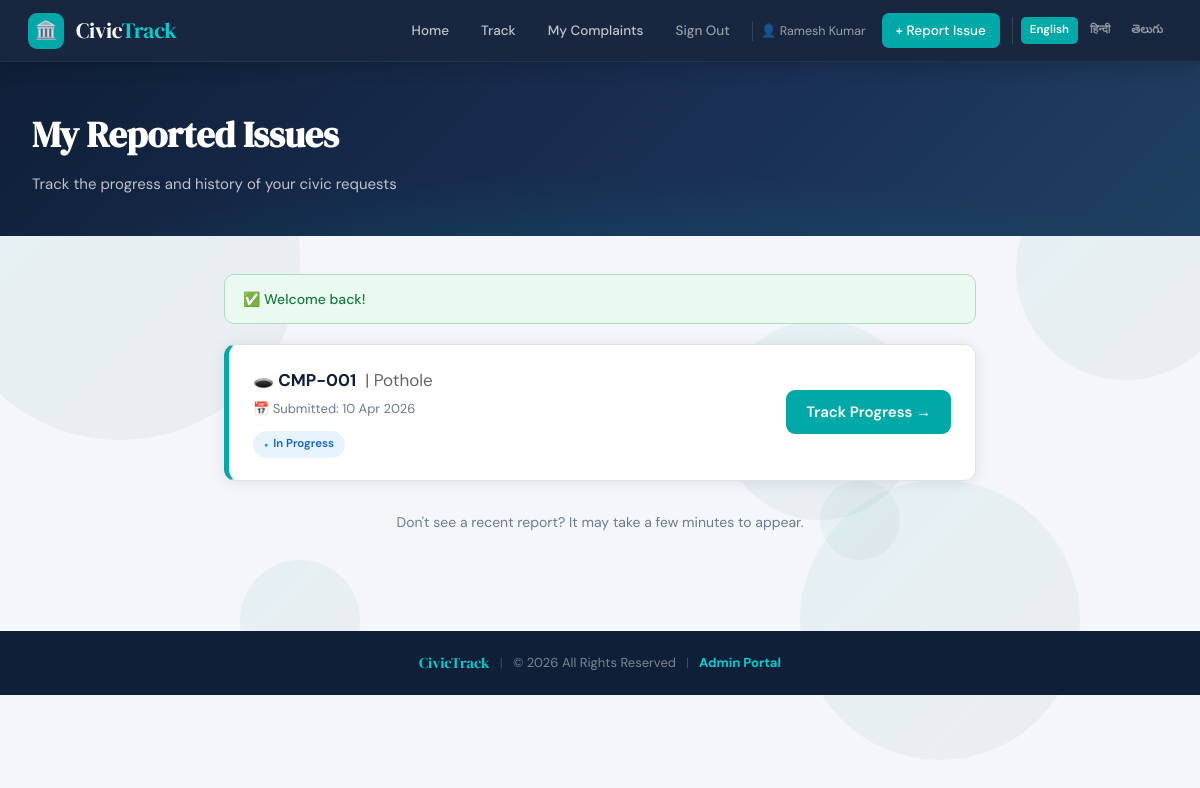
The page /citizen/my_complaints.php (signed in) on the database its author committed.
### tables this page shows
CREATE TABLE `complaints` (
  `id` int NOT NULL,
  `complaint_id` varchar(20) NOT NULL,
  `type` varchar(120) NOT NULL,
  `description` text NOT NULL,
  `ward` varchar(255) DEFAULT NULL,
  `address` varchar(300) NOT NULL,
  `landmark` varchar(180) DEFAULT NULL,
  `lat` decimal(10,7) DEFAULT NULL,
  `lng` decimal(10,7) DEFAULT NULL,
  `priority` enum('High','Medium','Low') NOT NULL DEFAULT 'Medium',
  `status` enum('Pending','In Progress','Resolved','Escalated') NOT NULL DEFAULT 'Pending',
  `citizen_name` varchar(120) NOT NULL,
  `citizen_phone` varchar(15) NOT NULL,
  `citizen_id` int DEFAULT NULL,
  `image_path` varchar(350) DEFAULT NULL,
  `submitted_at` datetime NOT NULL DEFAULT CURRENT_TIMESTAMP,
  `updated_at` datetime NOT NULL DEFAULT CURRENT_TIMESTAMP ON UPDATE CURRENT_TIMESTAMP
);

### includes/auth.php (called while the page is built, shortened)
<?php
function citizenId(): int {
    return (int)($_SESSION['citizen_id'] ?? 0);
}

### includes/db.php (called while the page is built, shortened)
<?php
class DB {
    private static ?PDO $instance = null;
    public static function get(): PDO {
        if (self::$instance === null) {
            $dsn = sprintf(
                'mysql:host=%s;dbname=%s;charset=%s',
                DB_HOST, DB_NAME, DB_CHARSET
            );
            try {
                self::$instance = new PDO($dsn, DB_USER, DB_PASS, [
                    PDO::ATTR_ERRMODE            => PDO::ERRMODE_EXCEPTION,
                    PDO::ATTR_DEFAULT_FETCH_MODE => PDO::FETCH_ASSOC,
                    PDO::ATTR_EMULATE_PREPARES   => false,
                ]);
            } catch (PDOException $e) {
                die('<div style="font-family:sans-serif;padding:40px;color:#c0392b">
                    <h2>Database Connection Failed</h2>
                    <p>Please check your <code>includes/config.php</code> credentials and ensure MySQL is running.</p>'
                    . (DEBUG_MODE ? '<pre>' . htmlspecialchars($e->getMessage()) . '</pre>' : '')
                    . '</div>');
            }
        }
        return self::$instance;
    }
    public static function rows(string $sql, array $params = []): array {
        $stmt = self::get()->prepare($sql);
        $stmt->execute($params);
        return $stmt->fetchAll();
    }
}

### citizen/my_complaints.php (the view, shortened to what this page needs)
<?php
require_once __DIR__ . '/../includes/db.php';
require_once __DIR__ . '/../includes/functions.php';
require_once __DIR__ . '/../includes/auth.php';
$citizen_id = citizenId();
$my_complaints = getComplaints(['citizen_id' => $citizen_id]);
require_once __DIR__ . '/../includes/header.php';
?>
<div class="page-hero">
    <h1>My Reported Issues</h1>
    <p>Track the progress and history of your civic requests</p>
</div>
<div class="section" style="max-width:800px">
    <?= renderFlash() ?>
    <?php if (empty($my_complaints)): ?>
        <div class="card">
            <div class="card-body" style="text-align:center; padding:60px 20px;">
                <div style="font-size: 50px; margin-bottom: 20px;">📋</div>
                <h3 style="color:var(--navy)">No reports found</h3>
                <p style="color:var(--text-muted); margin-bottom: 25px;">You haven't submitted any civic complaints yet.</p>
                <a href="<?= APP_URL ?>/submit.php" class="btn btn-teal">Report an Issue Now</a>
            </div>
        </div>
    <?php else: ?>
        <div style="display: flex; flex-direction: column; gap: 15px;">
            <?php foreach ($my_complaints as $c): ?>
                <div class="card" style="border-left: 5px solid var(--teal); transition: transform 0.2s ease;">
                    <div class="card-body" style="display:flex; justify-content:space-between; align-items:center; flex-wrap:wrap; gap:15px;">
                        <div>
                            <div style="font-weight:700; font-size:17px; color:var(--navy); margin-bottom: 5px;">
                                <?= typeIcon($c['type']) ?> <?= e($c['complaint_id']) ?>
                                <span style="font-weight: 400; color: #666; margin-left: 5px;">| <?= e($c['type']) ?></span>
                            </div>
                            <div style="font-size:13px; color:var(--text-muted);">
                                📅 Submitted: <?= e($c['date_fmt']) ?>
                            </div>
                            <div style="margin-top:10px;">
                                <?= statusBadge($c['status']) ?>
                            </div>
                        </div>
                        <a href="<?= APP_URL ?>/citizen/view.php?id=<?= e($c['complaint_id']) ?>" class="btn btn-teal" style="text-decoration:none; padding: 10px 20px;">
                            Track Progress →
                        </a>
                    </div>
                </div>
            <?php endforeach; ?>
        </div>
    <?php endif; ?>
    <div style="margin-top: 30px; text-align: center;">
        <p style="font-size: 14px; color: var(--text-muted);">
            Don't see a recent report? It may take a few minutes to appear.
        </p>
    </div>
</div>
<?php require_once __DIR__ . '/../includes/footer.php'; ?>

### includes/functions.php (shortened to what this page needs)
<?php
require_once __DIR__ . '/db.php';
function e(mixed $val): string {
    return htmlspecialchars((string)$val, ENT_QUOTES, 'UTF-8');
}
function renderFlash(): string {
    $f = $_SESSION['flash'];
    $cls  = match ($f['type']) { 'success' => 'flash-success', 'error' => 'flash-error', default => 'flash-info' };
    $icon = match ($f['type']) { 'success' => '✅', 'error' => '⚠️', default => 'ℹ️' };
    return '<div class="flash-msg ' . $cls . '">' . $icon . ' ' . e($f['message']) . '</div>';
}
function getComplaints(array $filters = []): array {
    $where  = ['1=1'];
    $params = [];
    if (!empty($filters['citizen_id'])) {
        $where[]  = 'c.citizen_id = ?';
        $params[] = (int)$filters['citizen_id'];
    }
    $sql = "SELECT c.*,
                   DATE_FORMAT(c.submitted_at, '%d %b %Y') AS date_fmt,
                   DATEDIFF(NOW(), c.submitted_at) AS age_days,
                   f.rating AS fb_rating,
                   f.comment AS fb_comment
            FROM complaints c
            LEFT JOIN feedback f ON f.complaint_id = c.complaint_id
            WHERE " . implode(' AND ', $where) . "
            ORDER BY FIELD(c.priority,'High','Medium','Low'), c.submitted_at DESC";
    return DB::rows($sql, $params);
}
function statusBadge(string $status): string {
    $map = [
        'Pending'     => 'badge-pending',
        'In Progress' => 'badge-inprogress',
        'Resolved'    => 'badge-resolved',
        'Escalated'   => 'badge-escalated',
    ];
    $cls = $map[$status] ?? 'badge-pending';
    return '<span class="badge ' . $cls . '">' . e($status) . '</span>';
}
function typeIcon(string $type): string {
    $map = [
        'Pothole'      => '🕳️',
        'Garbage'      => '🗑️',
        'Water'        => '💧',
        'Streetlight'  => '💡',
        'Tree'         => '🌳',
        'Drainage'     => '🚧',
        'Construction' => '🏗️',
        'Toilet'       => '🚻',
    ];
    foreach ($map as $key => $icon) {
        if (stripos($type, $key) !== false) return $icon;
    }
    return '📋';
}

### style.css (style rules this page uses)
:root { --navy: #0f1f38; --navy-light: #1a3055; --teal: #00a8a8; --teal-light: #00cece; --amber: #f5a623; --red: #e84545; --green: #27ae60; --bg: #f4f6f9; --card: #ffffff; --text: #1a2535; --text-muted: #6b7c93; --border: #dde3ec; --shadow: 0 2px 16px rgba(15,31,56,0.09); --shadow-lg: 0 8px 40px rgba(15,31,56,0.14); --radius: 12px; --transition: 0.22s cubic-bezier(0.4,0,0.2,1); }
*, *::before, *::after { box-sizing: border-box; margin: 0; padding: 0; }
html { scroll-behavior: smooth; }
body { font-family: 'DM Sans', sans-serif; background: var(--bg); color: var(--text); min-height: 100vh; font-size: 15px; line-height: 1.6; position: relative; overflow-x: hidden; }
.page-hero { background:linear-gradient(135deg,var(--navy) 0%,var(--navy-light) 60%,#1e4060 100%); color:#fff;padding:44px 32px 40px;position:relative;overflow:hidden; }
.page-hero::before { content:'';position:absolute;inset:0; background:radial-gradient(ellipse 70% 80% at 50% 120%,rgba(0,168,168,0.15) 0%,transparent 70%); }
.page-hero h1 { font-family:'DM Serif Display',serif;font-size:clamp(22px,4vw,36px);margin-bottom:8px;position:relative; }
.page-hero p { color:rgba(255,255,255,0.72);font-size:15px;max-width:540px;position:relative; }
.btn { display:inline-flex;align-items:center;gap:8px; padding:12px 26px;border-radius:9px;font-family:inherit; font-size:15px;font-weight:600;border:none;cursor:pointer; text-decoration:none;transition:var(--transition); }
.btn-teal { background:var(--teal);color:#fff; }
.section { max-width:1100px;margin:0 auto;padding:38px 24px; }
.card { background:var(--card);border-radius:var(--radius); box-shadow:var(--shadow);border:1px solid var(--border); overflow:hidden;transition:var(--transition); }
.card-body { padding:22px 24px; }
.badge { display:inline-flex;align-items:center;gap:5px;padding:4px 11px;border-radius:99px;font-size:11.5px;font-weight:600; }
.badge::before { content:'●';font-size:7px; }
.badge-inprogress { background:#e8f4fd;color:#1565c0; }
.badge-inprogress::before { color:#2196f3; }
.flash-msg { padding:13px 18px;border-radius:10px;font-size:14px;font-weight:500;margin-bottom:20px;display:flex;align-items:flex-start;gap:10px; }
.flash-success { background:#eafaf1;border:1px solid #a9dfbf;color:#1a7a40; }

### rows shown on the page
complaints: type "🕳️", complaint "CMP-001", type "Pothole", date_fmt "10 Apr 2026", status "In Progress"

### other values the page prints
te('nav_home') "Home"
te('nav_track') "Track"
te('nav_my_complaints') "My Complaints"
te('nav_logout') "Sign Out"
citizenName() "Ramesh Kumar"
te('nav_report') "+ Report Issue"
$label "English"
$label "हिन्दी"
$label "తెలుగు"
$icon "✅"
$f['message'] "Welcome back!"
